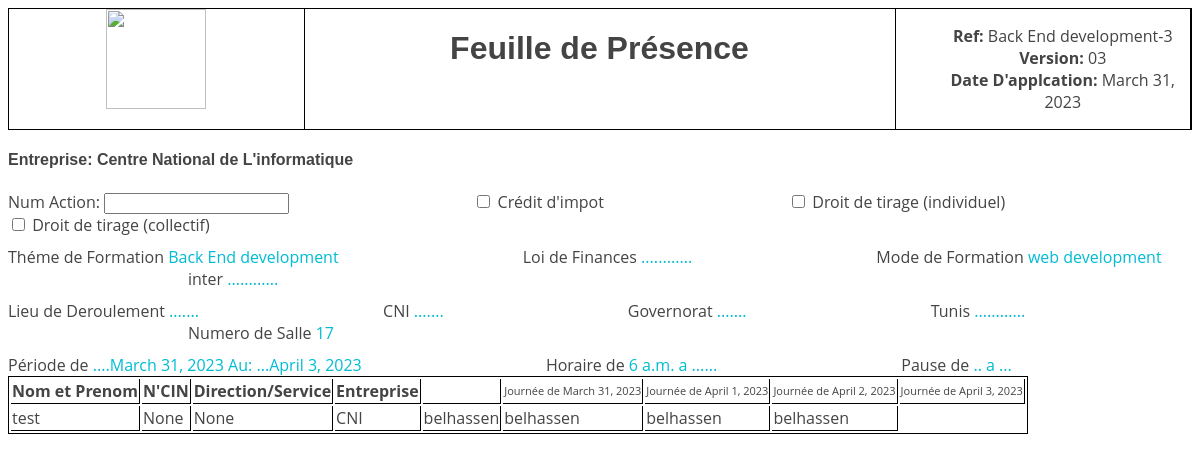
Page /formation/web-design/ on the earlier database version.
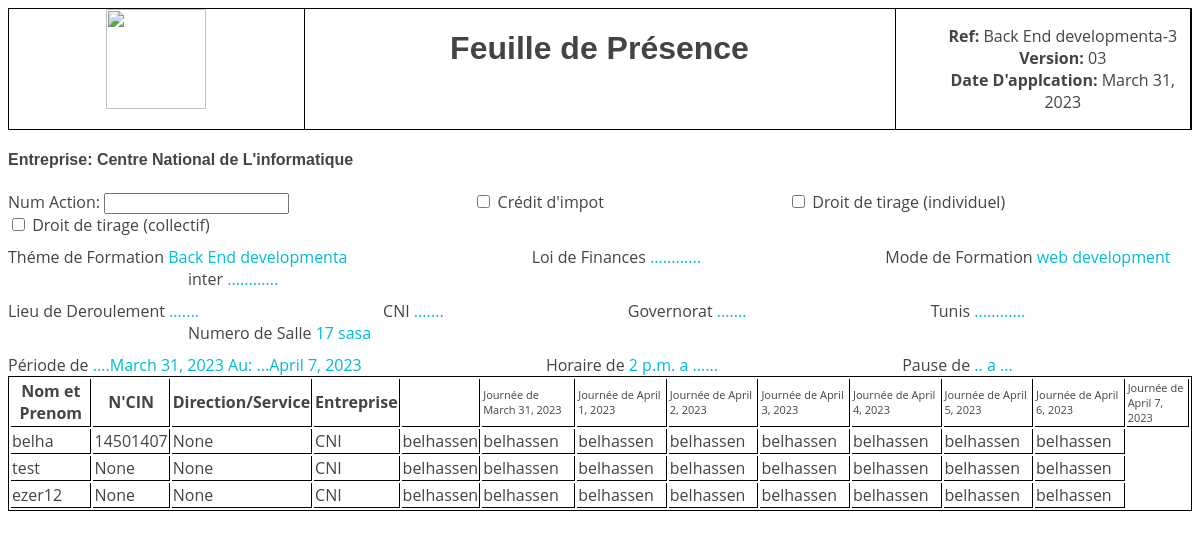
Same page on the later database version.
### base/models.py (models this page shows, shortened)
class Formation(models.Model):
    name = models.CharField(max_length=50)
    num_salle = models.CharField(max_length=50)
    domaine = models.CharField(max_length=50,blank=True,null=True)
    description = models.TextField(blank=True, null=True)
    date_debut = models.DateField(blank=True, null=True)
    horraire_debut = models.TimeField(blank=True, null=True)
    date_fin = models.DateField(blank=True, null=True)
    formateur = models.ForeignKey(Formateur, on_delete=models.CASCADE)
    max_places = models.IntegerField(blank=True, null=True,default=20)
    image = models.ImageField(upload_to="images-formation",blank=True, null=True)
    participant = models.ManyToManyField(Participant,blank=True)
    slug = models.SlugField(null=True,blank=True)

class Participant(models.Model):
    user = models.OneToOneField(User, on_delete=models.CASCADE,null=True,blank=True)
    cin = models.CharField(validators=[MinLengthValidator(8)],max_length=8,blank=True, null=True)
    service = models.CharField(max_length=50,null=True,blank=True)
    email = models.EmailField(blank=True,null=True)
    entreprise = models.CharField(max_length=50,null=True,blank=True)
    def __str__(self):
        if self.user:
            return str(self.user.username)
        return str(self.user)

### base/views.py (the view)
# urls.py: path("formation/<slug:slug>/",formation_detail,name="formation2"),
def formation_detail(request,slug):
    context = {}
    formation = {}
    if slug:
        formation = Formation.objects.get(slug=slug)
        print(formation.name)
    d1 = formation.date_debut
    d2 = formation.date_fin
    nb_jours = abs((d2 - d1).days)
    print(slug)
    print(formation.name)
    print(d1)
    print(d2)
    print(nb_jours)
    dates = []
    context['formation'] = formation
    while d1 <= d2:
        dates.append(d1)
        d1 += datetime.timedelta(days=1)
    context['dates'] = dates
    context['participants'] = formation.participant.all()
    return render(request, 'base/detail2.html',context)

### templates/base/detail2.html
{% load static %}
<link rel="stylesheet" href="{% static 'css/table.css' %}">
<div class="container">
<div class="table">
    <div class="image">
        <img src="{% static 'images/one.png' %}" style="height:100px;" alt="">
    </div>
    <div class="text">
        <h1>Feuille de Présence</h1>
    </div>
    <div class="list">
        <ul>
            <li><span>Ref:</span> {{formation.name}}-{{formation.pk}}</li>
            <li><span>Version:</span> 0{{formation.pk}}</li>
            <li><span>Date D'applcation:</span>  {{formation.date_debut}}</li>
        </ul>
    </div>
</div>
    <div class="contenu">
    <h4>Entreprise: Centre National de L'informatique</h4>
    <div class="action">
        <div class="input">
        Num Action: <input type="text" name="" id="">
    </div>
    <div class="input">
    <input type="checkbox" name="" id=""> <span>Crédit d'impot</span>
</div>
    <div class="input">
    <input type="checkbox" name="" id=""> Droit de tirage (individuel)
    </div>
    <div class="input">
    <input type="checkbox" name="" id=""> Droit de tirage (collectif)
    </div>
<br>
<div class="contenu2">
    <div class="theme">
    <span class="titre">Théme de Formation</span> <label>{{formation.name}}</label>
    <span class="titre">Loi de Finances</span> <label>............</label>
    <span class="titre">Mode de Formation </span> <label>{{formation.domaine}}</label>
    <span class="titre">inter</span> <label>............</label>
</div>
    <div class="donne">
        <span class="titre">Lieu de Deroulement</span> <label>.......</label>
        <span class="titre">CNI</span> <label>.......</label>
        <span class="titre">Governorat</span> <label>.......</label>
        <span class="titre">Tunis</span> <label>............</label>
        <span class="titre">Numero de Salle</span> <label>{{formation.num_salle}}</label>
    </div>
    <div class="periode">
        <span class="titre">Période de </span> <label>....{{formation.date_debut}} </label> <label>Au: ...{{formation.date_fin}}</label>
        <span class="titre">Horaire de </span> <label>{{formation.horraire_debut}}</label>  <label>a ......</label>
        <span class="titre">Pause de</span> <label>..</label> <label>a ...</label>
    </div>
</div>
<div class="participants">
    <table>
        <tr>
        <th>Nom et Prenom</th>
        <th>N'CIN</th>
        <th>Direction/Service</th>
        <th>Entreprise</th>
        <th>
                    {% for date in dates %}
                    <td class="date">Journée de {{date}}</td>
                    {% endfor %}
        </th>
    </tr>
    {% if participants %}
        {% for participant in participants %}
        <tr>
            <td>{{participant}}</td>
            <td>{{participant.cin}}</td>
            <td>{{participant.service}}</td>
            <td>CNI</td>
            {% for date in dates %}
            <td>belhassen</td>
            {% endfor %}
        </tr>
        {% endfor %}
    {% endif %}
    </table>
</div>
</div>

Differences in the rows shown:
changed Formation "web development": name "Back End development" → "Back End developmenta"; num_salle "17" → "17 sasa"; date_fin "April 3, 2023" → "April 7, 2023"; horraire_debut "6 a.m." → "2 p.m."
now on this page (row unchanged): Participant: user.username "belha", cin "14501407", service "None"
added Participant: user.username "ezer12", cin "None", service "None"
Other differences:
new list line: "Journée de April 4, 2023"
new list line: "Journée de April 5, 2023"
new list line: "Journée de April 6, 2023"
new list line: "Journée de April 7, 2023"
new list line: "belhassen"
